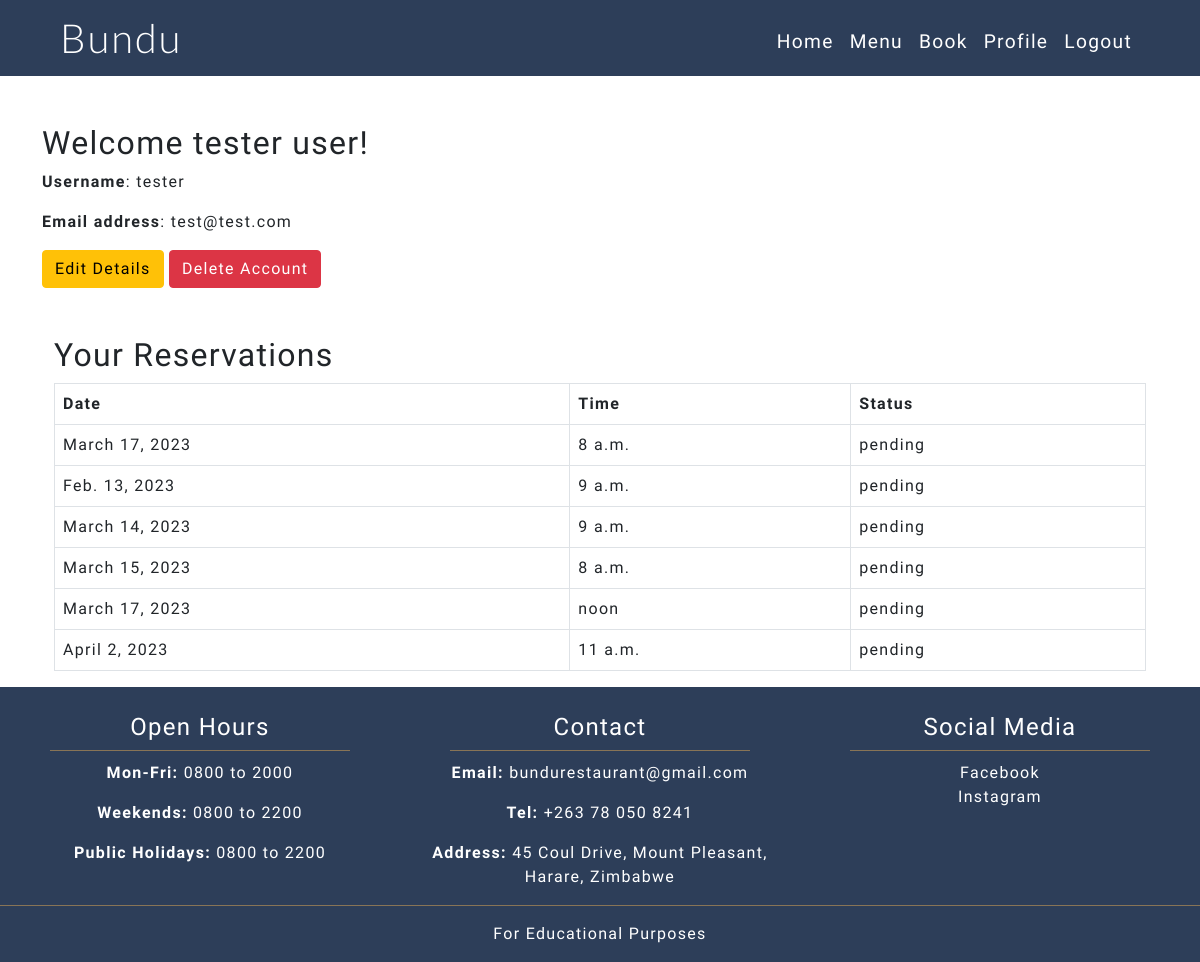
The page /accounts/profile/ (signed in) on the database as committed earlier.
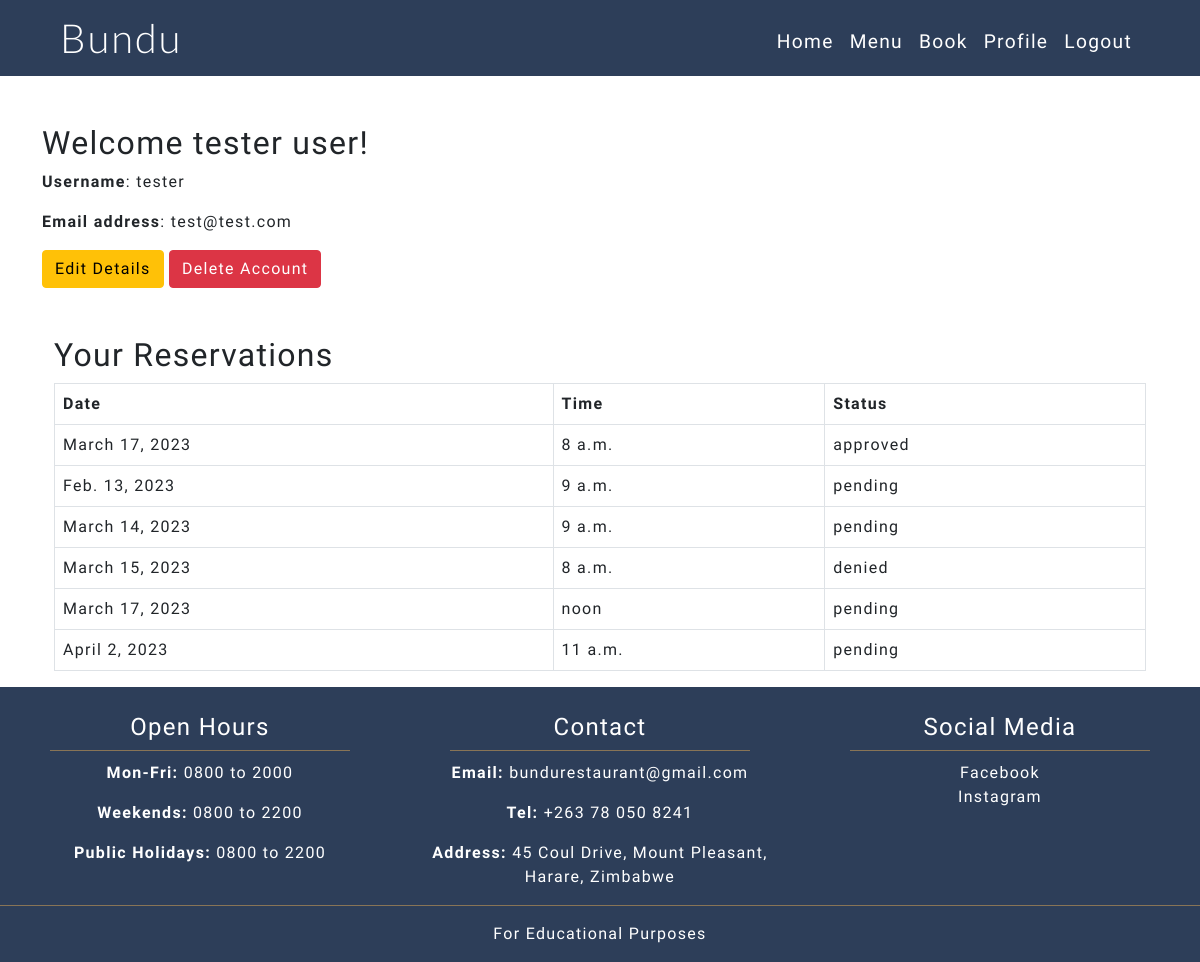
The same page on the database as committed later.
### reservations/models.py (models this page shows, shortened)
class Reservation(models.Model):
    user = models.ForeignKey(User, on_delete=models.CASCADE)
    first_name = models.CharField(max_length=35, null=False, blank=False)
    last_name = models.CharField(max_length=35, null=False, blank=False)
    email = models.EmailField(null=False, blank=False)
    phone_number = models.CharField(blank=True, null=True, max_length=15)
    no_of_people = models.IntegerField(choices=no_of_people_choices, default=1)
    date = models.DateField()
    time = models.TimeField(choices=reservation_times)
    date_of_request = models.DateTimeField(auto_now_add=True)
    status = models.CharField(max_length=8, choices=STATUS, default="pending")
    @property
    def is_past_date(self):
        return date.today() > self.date

### accounts/views.py (the view)
# urls.py: path('accounts/profile/', views.profile_page, name='profile_page'),
def profile_page(request):
    if request.user.is_authenticated and request.user.is_staff is False:
        f_name = request.user.first_name
        l_name = request.user.last_name
        username = request.user.username
        email_address = request.user.email
        reservations = Reservation.objects.filter(user=request.user)
        context = {
            'f_name': f_name,
            'l_name': l_name,
            'username': username,
            'email_address': email_address,
            'reservations': reservations,
        }
        return render(request, 'profile.html', context)
    else:
        return redirect('home')

### accounts/templates/profile.html (shortened to what this page needs)
{% extends "base.html" %}
{% block content %}
    <div class="container pt-5 fill-screen below-nav">
        <h2>Welcome {{ f_name }} {{ l_name }}!</h2>
        <p><span class="fw-bold">Username</span>: {{ username }}</p>
        <p><span class="fw-bold">Email address</span>: {{ email_address }}</p>
        <a class="btn btn-warning" href="{% url 'edit_account' request.user.id %}">Edit Details</a>
        <a class="btn btn-danger" href="{% url 'delete_account' request.user.id %}">Delete Account</a>
    <div class="container pt-5">
      <h2>Your Reservations</h2>
      {% if reservations %}
      <table class="table tabel-striped table-hover table-bordered">
        <thead>
          <tr>
            <th scope="col">Date</th>
            <th scope="col">Time</th>
            <th scope="col">Status</th>
          </tr>
        </thead>
            {% for reservation in reservations %}
              <tr class='clickable-row menu-modal-link' data-bs-toggle="modal" data-bs-target="#modal{{ reservation.id }}">
                <td>{{ reservation.date }}</td>
                <td>{{ reservation.time }}</td>
                <td>{{ reservation.status }}</td>
              </tr>
              {% endfor %}
      </table>
    </div>
    {% else %}
    <p class="fw-bold">You do not currently have any reservation records.</p>
    {% endif %}
</div>
{%endblock%}

Rows that differ between the two databases and show on the page:
changed Reservation: status "pending" → "approved"
changed Reservation: status "pending" → "denied"
